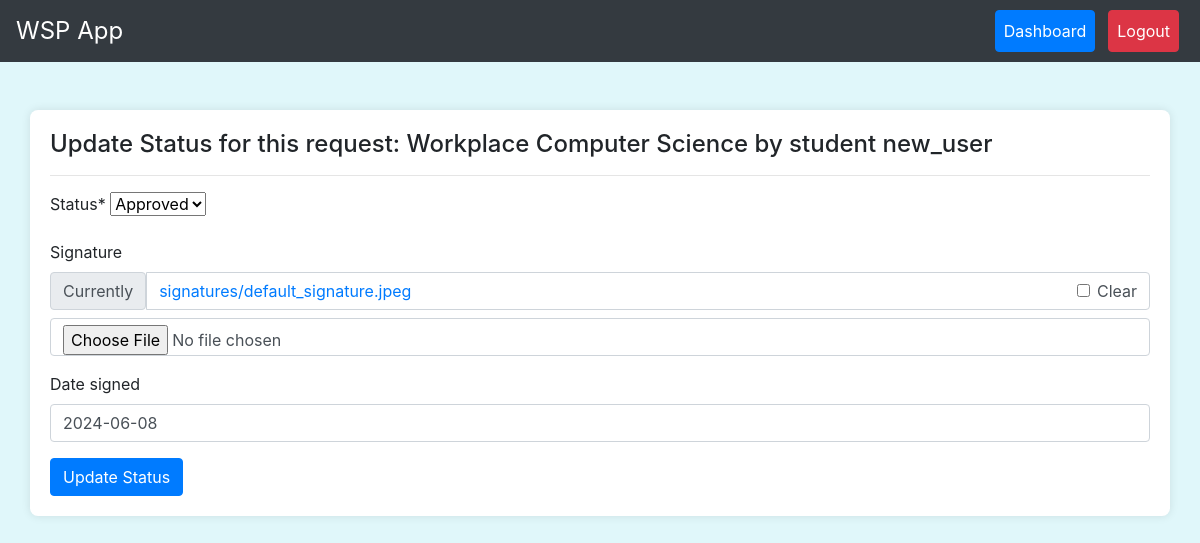
Page /update_application_status/1/ (signed in) on the earlier database version.
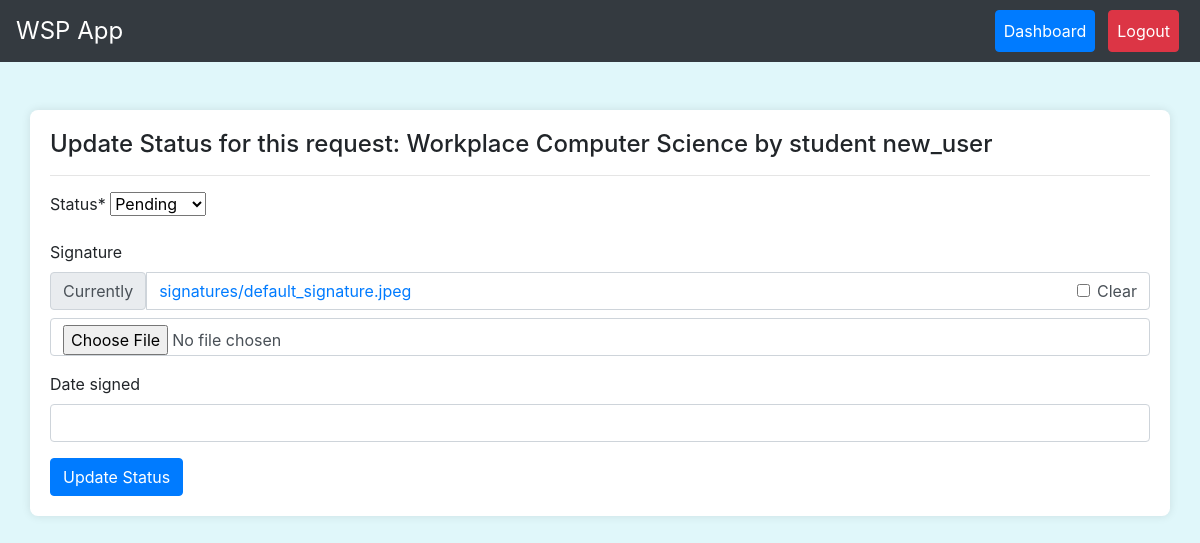
Same page on the later database version.
### workapp/models.py (models this page shows, shortened)
class StudentApplication(models.Model):
    student = models.ForeignKey(User, on_delete=models.CASCADE, related_name='applications', null=True)
    posting_place = models.ForeignKey(PostingPlace, on_delete=models.CASCADE)
    STATUS_CHOICES = [
        ('pending', 'Pending'),
        ('approved', 'Approved'),
        ('rejected', 'Rejected'),
    ]
    status = models.CharField(max_length=10, choices=STATUS_CHOICES, default='pending')
    director_approval = models.BooleanField(default=False)
    work_completed = models.BooleanField(default=False, null=True, blank=True)
    payment_status = models.BooleanField(default=False, null=True, blank=True)
    start_date = models.DateField(null=True, blank=True)
    end_date = models.DateField(null=True, blank=True)
    student_photo = models.ImageField(upload_to='student_photos/', default=default_student_photo, null=True, blank=True)
    hod_recommendation_letter = models.FileField(upload_to='hod_signatures/', default=default_hod_signature, null=True, blank=True)
    room_number = models.CharField(max_length=20, null=True, blank=True)
    cgpa = models.DecimalField(max_digits=4, decimal_places=2, null=True, blank=True)
    year_of_study = models.IntegerField(null=True, blank=True)
    reason_for_desiring_to_work = models.TextField(null=True, blank=True)
    signature = models.FileField(upload_to='signatures/', default=default_signature, null=True, blank=True)
    area_of_interest = models.CharField(max_length=255, null=True, blank=True)
    date_signed = models.DateField(null=True, blank=True)
    class Meta:
        ordering = [Case(
            When(status='pending', then=Value(0)),
            When(status='approved', then=Value(1)),
            When(status='rejected', then=Value(2)),
            output_field=IntegerField(),
        )]

class PostingPlace(models.Model):
    name = models.CharField(max_length=100)
    location = models.CharField(max_length=100, null=True, blank=True, default='School Campus')
    supervisor = models.ForeignKey(User, on_delete=models.SET_NULL, null=True, blank=True)
    def __str__(self):
        return self.name

class User(AbstractUser):
    ROLE_CHOICES = (
        ('student', 'Student'),
        ('director', 'Director'),
        ('supervisor', 'Supervisor'),
    )
    role = models.CharField(max_length=10, choices=ROLE_CHOICES)
    username = models.CharField(max_length=20, null=True, blank=True, unique=False, default='new_user')
    matric_number = models.CharField(max_length=20, null=True, blank=True, unique=True)
    staff_id = models.CharField(max_length=10, null=True, blank=True, unique=True)
    email = models.EmailField(null=True, blank=False, unique=True)
    department = models.CharField(max_length=100, null=True, blank=False)
    course_of_study = models.CharField(max_length=100, null=True, blank=False)
    faculty = models.CharField(max_length=100, null=True, blank=True, default='Science')
    specialization = models.CharField(max_length=100, null=True, blank=True)
    first_name = models.CharField(max_length=100)
    last_name = models.CharField(max_length=100)
    phone_number = models.CharField(max_length=12, null=True, blank=True, default='08012345678')
    contact_address = models.TextField(null=True, blank=True, default='Ogun State')
    date_of_birth = models.DateField(null=True, blank=True)
    GENDER_CHOICES = [
        ('M', 'Male'),
        ('F', 'Female')
    ]
    gender = models.CharField(max_length=1, choices=GENDER_CHOICES, null=True, blank=True)
    registration_date = models.DateField(default=date.today)
    def __str__(self):
        return f'{self.first_name} {self.last_name}'

### workapp/views.py (the view)
# urls.py: path('update_application_status/<int:application_id>/', views.update_application_status, name='update_application_status'),
@login_required
def update_application_status(request, application_id):
    application = get_object_or_404(StudentApplication, id=application_id)
    if request.method == 'POST':
        form = StudentApplicationForm2(request.POST, instance=application)
        if form.is_valid():
            form.save()
            return redirect('dashboard')
    else:
        form = StudentApplicationForm2(instance=application)
    return render(request, 'update_application_status.html', {'form': form, 'application': application})

### workapp/forms.py
class StudentApplicationForm2(forms.ModelForm):
    class Meta:
        model = StudentApplication
        fields = ['status', 'signature', 'date_signed']
        widgets = {
            'status': forms.Select(choices=StudentApplication.STATUS_CHOICES)
        }

### workapp/templates/update_application_status.html (shortened to what this page needs)
{% extends 'base.html' %}
{% load crispy_forms_tags %}
{% block content %}
    <h4>Update Status for this request: Workplace {{ application.posting_place }} by student {{ application.student.username }}</h4> <hr>
    <form method="post">
        {{ form|crispy }}
        <button type="submit" class="btn btn-primary">Update Status</button>
    </form>
{% endblock %}

### workapp/templates/base.html (shortened to what this page needs)
<!DOCTYPE html>
<html lang="en">
<head>
    {% load static %}
    <link href="https://stackpath.bootstrapcdn.com/bootstrap/4.5.2/css/bootstrap.min.css" rel="stylesheet">
</head>
<body>
    <nav class="navbar navbar-expand-lg navbar-info bg-dark" style="color: #fff;">
        <a class="navbar-brand" style="color: #fff;" href="#">WSP App</a>
        <div class="collapse navbar-collapse" id="navbarNav">
            <ul class="navbar-nav ml-auto">
                {% if user.is_authenticated %}
                    <li class="nav-item"><a style="color: #fff;" class="nav-link btn btn-primary" href="{% url 'dashboard' %}">Dashboard</a></li>
                    <li class="nav-item"><a style="color: #fff;" class="nav-link btn btn-danger ml-2" href="{% url 'logout' %}">Logout</a></li>
                {% endif %}
            </ul>
        </div>
    </nav>
    <div class="container mt-5">
        {% block content %}
        {% endblock %}
    </div>
</body>
</html>

### workapp/templates/base.html (style rules this page uses)
body { background-color: #e0f7fa; }
.container { background-color: white; padding: 20px; border-radius: 8px; box-shadow: 0px 0px 10px rgba(0, 0, 0, 0.1); }
.navbar-brand { font-size: 1.5rem; }
.navbar-nav .nav-item .nav-link { margin: 0 5px; }

Differences in the rows shown:
changed StudentApplication "Computer Science": status "Approved" → "Pending"; date_signed "2024-06-08" → (not shown)
